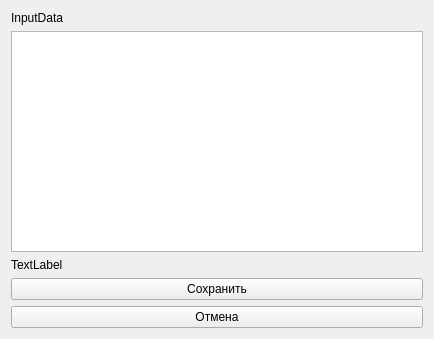
<?xml version="1.0" encoding="UTF-8"?>
<ui version="4.0">
 <class>InputData</class>
 <widget class="QWidget" name="InputData">
  <property name="geometry">
   <rect>
    <x>0</x>
    <y>0</y>
    <width>434</width>
    <height>339</height>
   </rect>
  </property>
  <property name="windowTitle">
   <string>Form</string>
  </property>
  <layout class="QGridLayout" name="gridLayout">
   <item row="3" column="0">
    <widget class="QPushButton" name="but_save">
     <property name="text">
      <string>Сохранить</string>
     </property>
    </widget>
   </item>
   <item row="4" column="0">
    <widget class="QPushButton" name="but_cancel">
     <property name="text">
      <string>Отмена</string>
     </property>
    </widget>
   </item>
   <item row="0" column="0">
    <widget class="QLabel" name="label">
     <property name="text">
      <string>InputData</string>
     </property>
    </widget>
   </item>
   <item row="1" column="0">
    <widget class="QTreeView" name="treeView"/>
   </item>
   <item row="2" column="0">
    <widget class="QLabel" name="lab_info">
     <property name="text">
      <string>TextLabel</string>
     </property>
     <property name="wordWrap">
      <bool>true</bool>
     </property>
    </widget>
   </item>
  </layout>
 </widget>
 <resources/>
 <connections/>
</ui>
